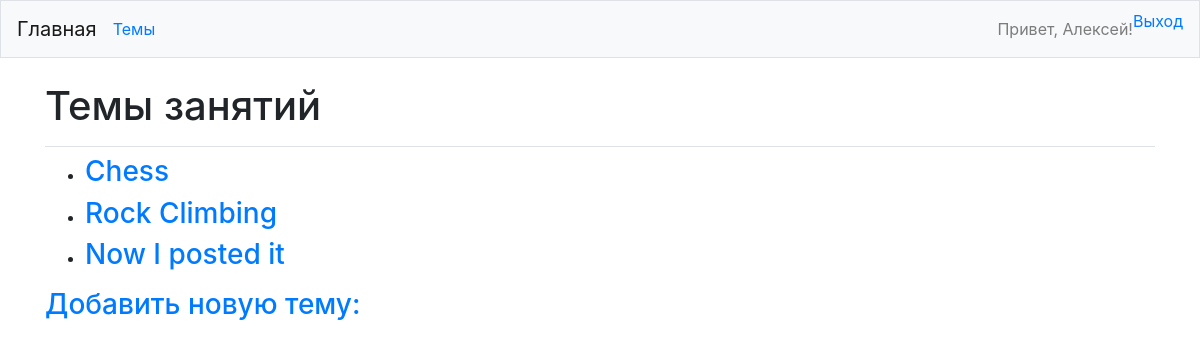
The app's page /topics/ (signed in) with its own data.
### learning_logs/models.py (models this page shows)
class Topic(models.Model):
    text = models.CharField(max_length=200)
    date_added = models.DateTimeField(auto_now_add=True)
    owner = models.ForeignKey(User, on_delete=models.CASCADE)
    def __str__(self):
        return self.text

### learning_logs/views.py (the view)
# urls.py: path('topics/', views.topics, name='topics'),
@login_required
def topics(request):
    topics = Topic.objects.filter(owner=request.user).order_by('date_added')
    context = {'topics': topics}
    return render(request, 'learning_logs/topics.html', context)

### learning_logs/templates/learning_logs/topics.html
{% extends "learning_logs/base.html" %}
{% block page_header %}
  <h1> Темы занятий </h1>
{% endblock page_header %}
{% block content %}
  <ul>
    {% for topic in topics %}
      <li>
        <h3>
	        <a href="{% url 'learning_logs:topic' topic.id %}"> {{ topic }} </a>
        </h3>
        </li>
	  {% empty %}
	    <li>
        <h3>Еще пока ничего не добавлено </h3>
      </li>
	  {% endfor %}
  </ul>
  <h3>
    <a href="{% url 'learning_logs:new_topic' %}"> Добавить новую тему: </a>
  </h3>
{% endblock content %}

### learning_logs/templates/learning_logs/base.html (shortened to what this page needs)
{% load bootstrap4 %}
<!doctype html>
<html lang="en">
  <head>
    {% bootstrap_css %}
  </head>
  <body>
    <nav class="navbar navbar-expand-md navbar-light bg-light mb-4 border">
      <a class="navbar-brand" href="{% url 'learning_logs:index' %}"> Главная </a>
      <div class="collapse navbar-collapse" id="navbarCollapse">
        <ul class="navbar-nav mr-auto">
          <li class="nav-item">
            <a clas="nav-link" href="{% url 'learning_logs:topics' %}">
              Темы
            </a>
          </li>
        </ul>
        <ul class="navbar-nav ml-auto">
          {% if user.is_authenticated %}
            <li class="nav-item">
              <span class="navbar-text"> Привет, {{user.first_name}}! </span>
            </li>
            <li class="nav-item">
              <a clas="nav-link" href="{% url 'users:logout' %}"> Выход  </a>
            </li>
          {% endif %}
        </ul>
      </div>
    </nav>
    <main role="main" class="container">
      <div class="pb-2 mb-2 border-bottom">
        {% block page_header %}
        {% endblock page_header %}
      </div>
      <div>
        {% block content %}
        {% endblock content %}
      </div>
    </main>
  </body>
</html>

### records on screen
Topic: text "Chess"
Topic: text "Rock Climbing"
Topic: text "Now I posted it"

### other values on screen
{{ user.first_name }} "Алексей"
